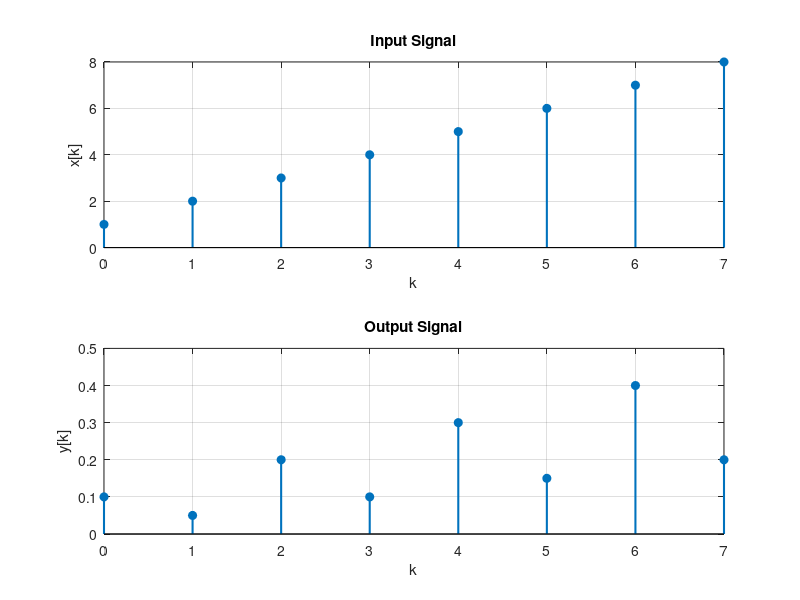

Reproduce this figure in MATLAB.
% Systolic FIR Filter Simulation

% Define filter coefficients
coefficients = [0.1, -0.15, 0.2, -0.25, 0.3, -0.35, 0.4, -0.45, 0.5]; 

% Define input signal
x = [1, 2, 3, 4, 5, 6, 7, 8]; % Input signal
N = length(x); % Number of samples

% Initialize pipeline stages
num_coeffs = length(coefficients);
pipeline = zeros(num_coeffs, 1);

% Output signal
output_signal = zeros(1, N);

% Systolic FIR filter operation
for n = 1:N
    % Shift pipeline stages
    pipeline(2:end) = pipeline(1:end-1);
    pipeline(1) = x(n); % New input sample
    
    % Compute the filter output
    output_signal(n) = sum(pipeline .* coefficients(:));
end

% Plot input and output signals
figure;

subplot(2, 1, 1);
stem(0:N-1, x, 'filled', 'LineWidth', 1.5);
title('Input Signal');
xlabel('k');
ylabel('x[k]');
grid on;

subplot(2, 1, 2);
stem(0:N-1, output_signal, 'filled', 'LineWidth', 1.5);
title('Output Signal');
xlabel('k');
ylabel('y[k]');
grid on;

